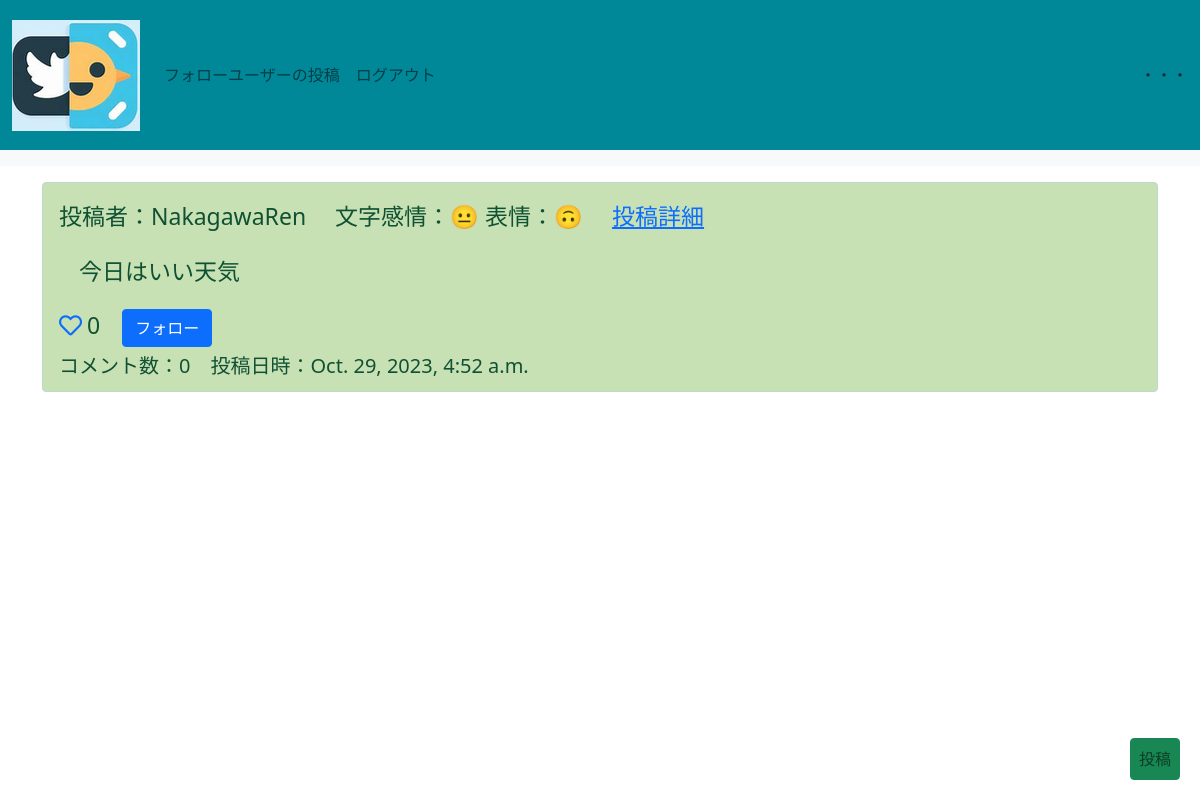
The app's page / (signed in), older data.
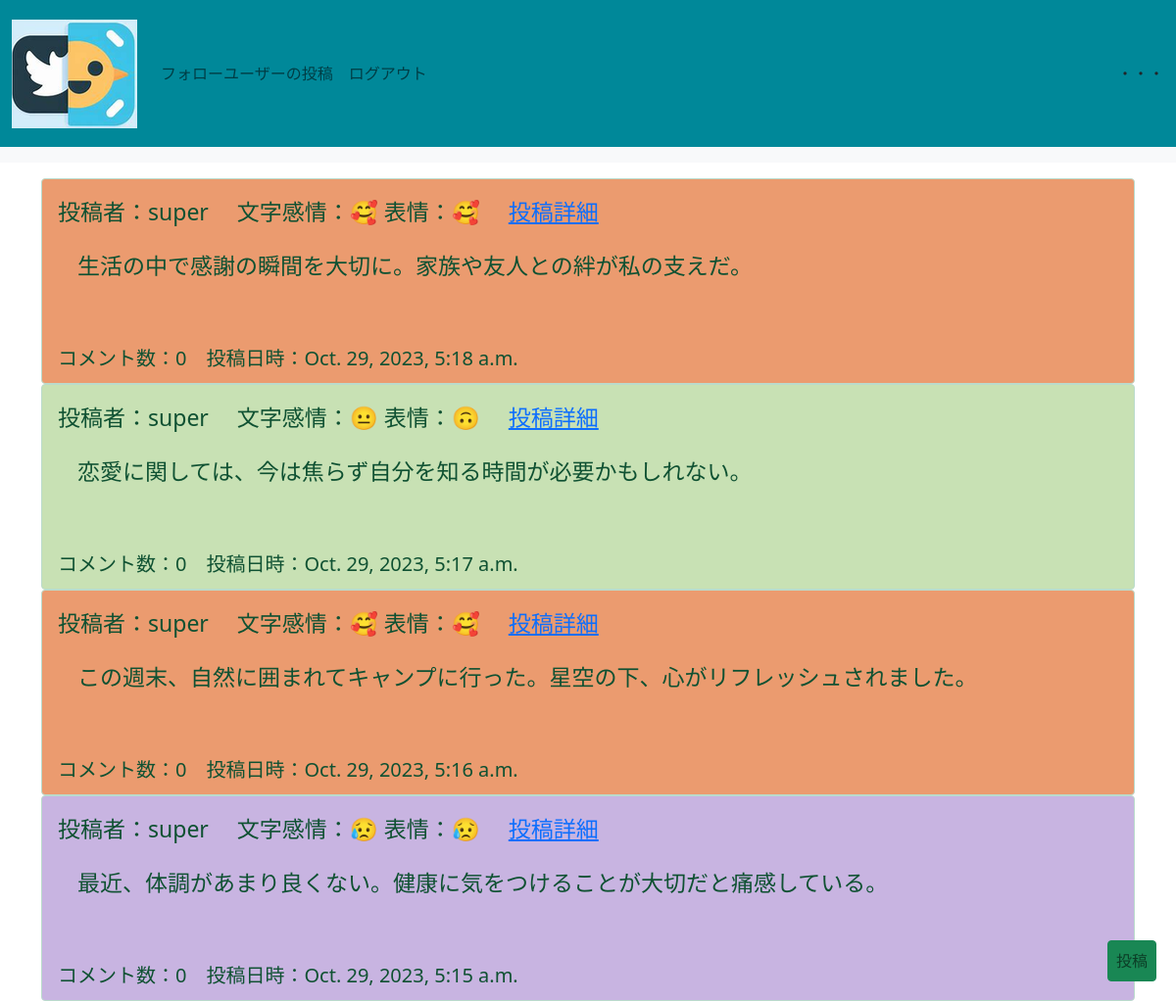
The same page, newer data.
### snsapp/models.py (models this page shows, shortened)
class Post(models.Model):
    content = models.TextField()
    user = models.ForeignKey(User, on_delete=models.CASCADE)
    like = models.ManyToManyField(User, related_name='related_post', blank=True)
    created_at = models.DateTimeField(auto_now_add=True)
    face_emotion = models.CharField(max_length=20, blank=True, null=True)
    text_emotion = models.CharField(max_length=20, blank=True, null=True)
    @property
    def comment_count(self):
        return Comment.objects.filter(post=self).count()
    class Meta:
        ordering = ["-created_at"]

### snsapp/views.py (the view)
# urls.py: path('', Home.as_view(), name='home'),
class Home(LoginRequiredMixin, ListView):
    model = Post
    template_name = 'list.html'
    def get_context_data(self, *args, **kwargs):
        context = super().get_context_data(*args, **kwargs)
        context['connection'] = Connection.objects.get_or_create(user=self.request.user)
        return context

### templates/list.html
{% extends 'base.html' %}
{% load static %}
{% block customcss %}
    <link rel="stylesheet" href="{% static 'style.css' %}">
{% endblock customcss %}
{% block content %}
<div class="container mt-3">
    {% for item in object_list %}
    <div class="alert alert-success emotion-{{ item.face_emotion }}" role="alert">
        投稿者：{{item.user.username}}
        　文字感情：{% if item.face_emotion == "positive" %}🥰{% elif item.face_emotion == "negative" %}😥{% else %}😐{% endif %}
            表情：{% if item.face_emotion == "positive" %}🥰{% elif item.face_emotion == "negative" %}😥{% elif item.face_emotion == "nautral" %}😐{% else %}🙃{% endif %}
        　<a href="{% url 'detail' item.pk %}">投稿詳細</a></p>
        <div class="main-emort-content">
            {{item.content}}
        </div>
        <div class="fotter-emort-content">
        コメント数：{{ item.comment_count }}　投稿日時：{{item.created_at}}
        </div>
        {% if request.user != item.user %}
        {% if request.user in item.like.all %}
        <a href="{% url 'like-home' item.pk %}" class="like-btn add-color" tabindex="-1" role="button" aria-disabled="true"><i class="fas fa-heart"></i></a>{{item.like.count}}
        {% else %}
        <a href="{% url 'like-home' item.pk %}" class="like-btn" tabindex="-1" role="button" aria-disabled="true"><i class="far fa-heart"></i></a>{{item.like.count}}
        {% endif %}
        {% if item.user in connection.0.following.all %}
        <a href="{% url 'follow-home' item.pk %}" class="btn btn-danger ms-3" tabindex="-1" role="button" aria-disabled="true">フォロー解除</a>
        {% else %}
        <a href="{% url 'follow-home' item.pk %}" class="btn btn-primary ms-3" tabindex="-1" role="button" aria-disabled="true">フォロー</a>
        {% endif %}
        {% endif %}
    </div>
    {% endfor %}
</div>
{% endblock content %}

### templates/base.html (shortened to what this page needs)
{% load static %}
<!doctype html>
<html lang="ja">
  <head>
    <link href="https://cdn.jsdelivr.net/npm/bootstrap@5.0.0-beta3/dist/css/bootstrap.min.css" rel="stylesheet">
    <link rel="stylesheet" href="https://use.fontawesome.com/releases/v5.15.1/css/all.css">
    {% block customcss %}{% endblock customcss %}
  </head>
  <body>
    <nav class="navbar navbar-expand-lg navbar-light bg-light mb-3">
        <div class="container-fluid" id="header">
          <a class="navbar-brand" href="{% url 'home' %}"><img src="{% static 'Emotter.ico' %}" alt="Home"></a>
          <div class="collapse navbar-collapse" id="navbarNavAltMarkup">
            <div class="navbar-nav">
              <a class="nav-link" href="{% url 'follow-list' %}">フォローユーザーの投稿</a>
              <a class="nav-link" href="/accounts/logout/">ログアウト</a>
              {% if request.path == '/' %}
              <a class="nav-link btn btn-success fixed-button" href="{% url 'create' %}" role="button">投稿</a>
              {% endif %}
            </div>
          </div>
          <div>
            <span id="sidebar-toggle">・・・</span>
          </div>
        </div>
      </nav>
      {% block content %}
      {% endblock content %}
  </body>
</html>

### static/style.css (style rules this page uses)
.alert.alert-success.emotion-negative { margin: 0!important; height: 210px!important; overflow: auto!important; background-color:rgb(200, 180, 225)!important; font-size: 23px!important; }
.alert.alert-success.emotion-positive { margin: 0!important; height: 210px!important; overflow: auto!important; background-color:#eb9b6f!important; font-size: 23px!important; }
.alert.alert-success.emotion-neutral { margin: 0!important; height: 210px!important; overflow: auto!important; background-color:rgb(200, 225, 180)!important; font-size: 23px!important; }
.main-emort-content { margin-top: 20px; margin-left: 20px; margin-right: 20px; margin-bottom: 20px; }
.fotter-emort-content { position: absolute; bottom: 5%; font-size: 20px!important; }

### templates/base.html (style rules this page uses)
body { margin-top: 150px; }
#header { position: fixed; top: 0; width: 100%; height: 150px; background-color: #008899; z-index: 1; }
.fixed-button { position: fixed; right: 20px; bottom: 20px; }

Row changes from the older to the newer data that the page shows:
removed Post: user.username "NakagawaRen", content "今日はいい天気", comment_count "0", created_at "Oct. 29, 2023, 4:52 a.m.", like.count "0", shows "フォロー", face_emotion "neutral" (drawn)
added Post: user.username "super", content "生活の中で感謝の瞬間を大切に。家族や友人との絆が私の支えだ。", comment_count "0", created_at "Oct. 29, 2023, 5:18 a.m.", face_emotion "positive" (drawn)
added Post: user.username "super", content "恋愛に関しては、今は焦らず自分を知る時間が必要かもしれない。", comment_count "0", created_at "Oct. 29, 2023, 5:17 a.m.", face_emotion "neutral" (drawn)
added Post: user.username "super", content "この週末、自然に囲まれてキャンプに行った。星空の下、心がリフレッシュされました。", comment_count "0", created_at "Oct. 29, 2023, 5:16 a.m.", face_emotion "positive" (drawn)
added Post: user.username "super", content "最近、体調があまり良くない。健康に気をつけることが大切だと痛感している。", comment_count "0", created_at "Oct. 29, 2023, 5:15 a.m.", face_emotion "negative" (drawn)
